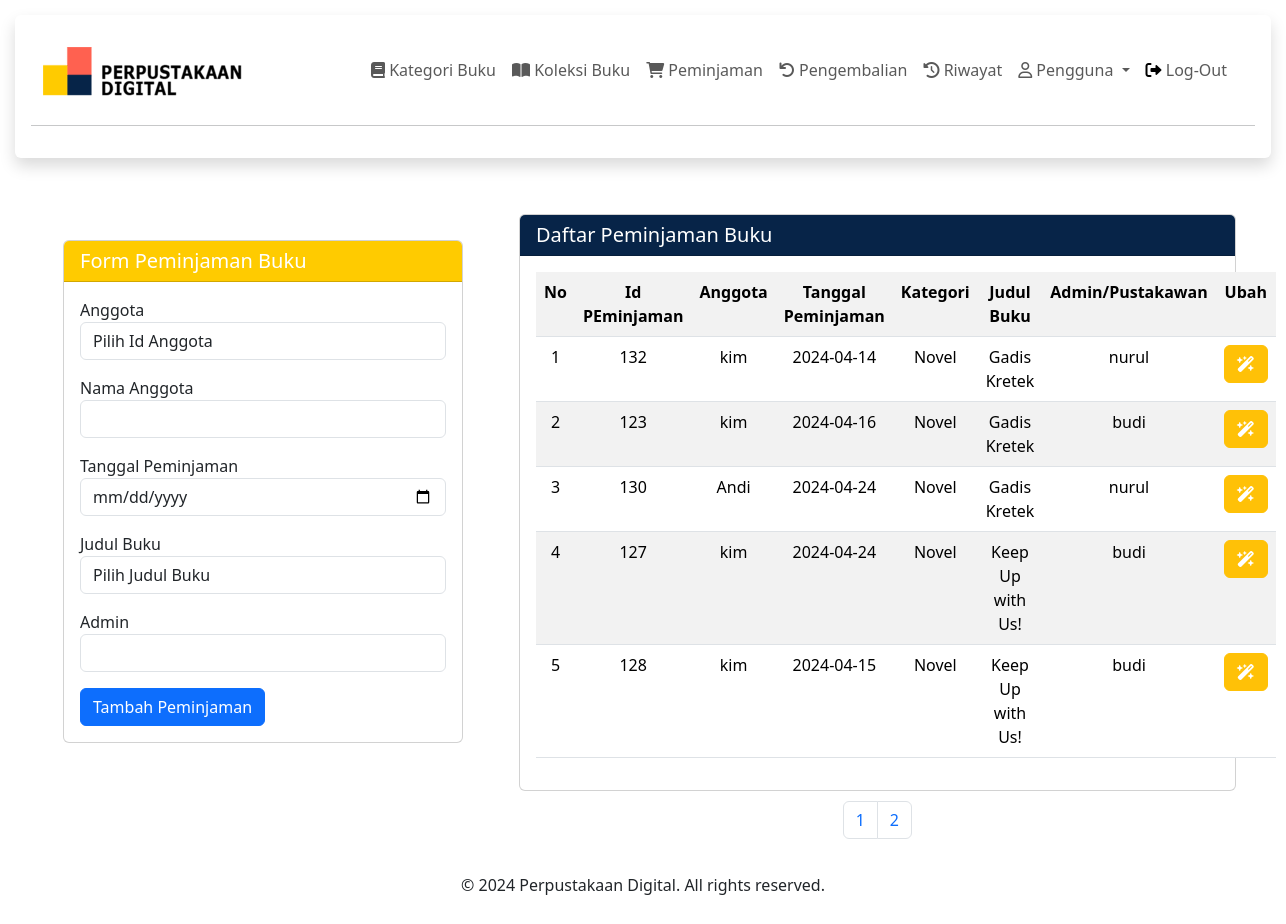
/public/admin/peminjaman/read.php, run on the app's committed database.
### tables this page shows
CREATE TABLE `t_peminjaman` (
  `f_id` int(11) NOT NULL,
  `f_idadmin` int(11) NOT NULL,
  `f_idanggota` int(11) NOT NULL,
  `f_tanggalpeminjaman` date DEFAULT NULL
);

CREATE TABLE `t_anggota` (
  `f_id` int(11) NOT NULL,
  `f_nama` varchar(200) NOT NULL,
  `f_username` varchar(200) NOT NULL,
  `f_password` varchar(200) NOT NULL,
  `f_tempatlahir` varchar(100) DEFAULT NULL,
  `f_tanggallahir` date DEFAULT NULL,
  `t_input` datetime DEFAULT NULL,
  `t_update` datetime DEFAULT NULL
);

CREATE TABLE `t_kategori` (
  `f_id` int(11) NOT NULL,
  `f_kategori` varchar(200) NOT NULL,
  `f_tglupdt` datetime DEFAULT NULL,
  `f_tglinpt` datetime DEFAULT NULL
);

CREATE TABLE `t_buku` (
  `f_id` int(11) NOT NULL,
  `f_idkategori` int(11) NOT NULL,
  `f_judul` varchar(200) NOT NULL,
  `f_gambar` varchar(100) NOT NULL,
  `f_pengarang` varchar(200) NOT NULL,
  `f_penerbit` varchar(200) NOT NULL,
  `f_deskripsi` varchar(500) NOT NULL,
  `f_tglinput` datetime DEFAULT NULL,
  `f_tglupdate` datetime DEFAULT NULL
);

### public/admin/peminjaman/read.php (the view, shortened to what this page needs)
<?php
require '../../../private/function.php';
$adminInfo = $_SESSION['admin'];
$jumlahdataperhalaman = 5;
$totaldata = count(connect("SELECT t_anggota.f_nama AS f_namaanggota, t_kategori.f_kategori,t_peminjaman.f_id, t_peminjaman.f_tanggalpeminjaman, t_buku.f_judul, t_admin.f_nama AS f_namaadmin, t_detailbuku.f_id as f_iddetb
FROM t_peminjaman
INNER JOIN t_admin ON t_peminjaman.f_idadmin=t_admin.f_id
INNER JOIN t_anggota ON t_peminjaman.f_idanggota=t_anggota.f_id
INNER JOIN t_detailpeminjaman ON t_peminjaman.f_id=t_detailpeminjaman.f_idpeminjaman
INNER JOIN t_detailbuku ON t_detailpeminjaman.f_iddetailbuku=t_detailbuku.f_id
INNER JOIN t_buku ON t_detailbuku.f_idbuku=t_buku.f_id
INNER JOIN t_kategori ON t_buku.f_idkategori = t_kategori.f_id ORDER BY t_peminjaman.f_id DESC"));
$jumlahhalaman = ceil ($totaldata / $jumlahdataperhalaman);
if (isset($_GET["halaman"])) {
    $halamanberapa = $_GET["halaman"];
    $awaldata = ($halamanberapa * $jumlahdataperhalaman) - $jumlahdataperhalaman;
} else {
    $awaldata = 0;
}
$peminjaman = connect("SELECT t_anggota.f_nama AS f_namaanggota, t_kategori.f_kategori,t_peminjaman.f_id, t_peminjaman.f_tanggalpeminjaman, t_buku.f_judul, t_admin.f_nama AS f_namaadmin, t_detailbuku.f_id as f_iddetb
FROM t_peminjaman
INNER JOIN t_admin ON t_peminjaman.f_idadmin=t_admin.f_id
INNER JOIN t_anggota ON t_peminjaman.f_idanggota=t_anggota.f_id
INNER JOIN t_detailpeminjaman ON t_peminjaman.f_id=t_detailpeminjaman.f_idpeminjaman
INNER JOIN t_detailbuku ON t_detailpeminjaman.f_iddetailbuku=t_detailbuku.f_id
INNER JOIN t_buku ON t_detailbuku.f_idbuku=t_buku.f_id
INNER JOIN t_kategori ON t_buku.f_idkategori = t_kategori.f_id
LIMIT $awaldata, $jumlahdataperhalaman");
$no = 1 + $awaldata;
?>
<!DOCTYPE html>
<html lang="en">
<head>
</head>
<body>
<div class="shadow p-3 rounded">
<nav class="navbar navbar-expand-lg" id="navbar">
    <div class="container-fluid">
        <div class="collapse navbar-collapse" id="navbarToggler">
            <a href="../index.php">
            <img src="../../../src/images/logo.png" alt="Logo" class="logo_login mt-2" width="200px">
            </a>
            <ul class="navbar-nav ms-auto mb-2 me-2 mb-lg-0">
                <li class="nav-item"><a class="nav-link" href="../kategori/read.php"><i class="fas fa-book"></i> Kategori Buku</a></li>
                <li class="nav-item ">
                    <a class="nav-link" href="../buku/read.php" aria-expanded="false">
                        <i class="fas fa-book-open"></i> Koleksi Buku
                    </a>
                </li>
                <li class="nav-item"><a class="nav-link" href="./read.php"><i class="fas fa-shopping-cart"></i> Peminjaman</a></li>
                <li class="nav-item"><a class="nav-link" href="../pengembalian/read.php"><i class="fas fa-undo"></i> Pengembalian</a></li>
                <li class="nav-item"><a class="nav-link" href="../riwayat/read.php"><i class="fa-solid fa-clock-rotate-left"></i> Riwayat</a></li>
                <li class="nav-item dropdown" id="active">
                    <a class="nav-link dropdown-toggle" href="#" role="button" data-bs-toggle="dropdown" aria-expanded="false">
                        <i class="far fa-user"></i> Pengguna
                    </a>
                </li>
                <li class="nav-item">
                    <a class="nav-link" aria-current="page" href="../index.php">
                        <i class="fa-solid fa-right-from-bracket" style="color: #000000;"></i>
                        Log-Out
                    </a>
                </li>
            </ul>
        </div>
    </div>
</nav>
<hr>
</div>
<main>
<div class="d-flex flex-row mb-5">
<div class="p-4 col-md-5 w-100 mt-auto mb-auto">
  <div class="card mt-5 m-lg-4" id="card">
  <h5 class="card-header" style=" background-color: #ffcb00; color:#ffffff;">Form Peminjaman Buku</h5>
  <div class="card-body" id="card1">
  <div id="form-container position-absolute top-0 start-50 translate-middle">
  <form method="post" enctype="multipart/form-data">
            <div class="mb-3">
                <label for="">Anggota</label><br>
                <select name="f_idanggota" id="id_anggota" onchange="fillNama()" class="form-control">
                    <option value="" disabled selected>Pilih Id Anggota</option>
                </select>
            </div>
            <div class="mb-3">
                <label for="">Nama Anggota</label><br>
                <input class="form-control mb-3" type="text" id="nama" readonly style="cursor: no-drop;">
            </div>
          <div class="mb-3">
            <label for="">Tanggal Peminjaman</label>
            <input class="form-control mb-3" type="date" name="f_tanggalpeminjaman">
          </div>
          <div class="mb-3">
          <label for="">Judul Buku</label><br>
            <select name="f_judul" id=""  class=" form-control">
                <option value="" disabled selected>
                   Pilih Judul Buku
                </option>
            </select>
          </div>
          <label for="">Admin</label><br>
            <input class="form-control mb-3" type="text" value="<?php echo $adminInfo; ?>" readonly style="cursor: no-drop;">
          </div>
          <button type="submit" name="addPeminjaman" class="btn btn-primary">Tambah Peminjaman</button>
  </div>
  </div>
</div>
</div>
  <div class="p-2 col-md-7">
    <div class="card mt-5">
    <h5 class="card-header" style=" background-color: #072448; color:#ffffff;">Daftar Peminjaman Buku</h5>
    <div class="card-body" id="card1">
    <table class="table table-striped w-auto ">
            <tr class="text-center" id="th" >
            <th>No</th>
            <th>Id PEminjaman</th>
            <th>Anggota</th>
            <th>Tanggal Peminjaman</th>
            <th>Kategori</th>
            <th>Judul Buku</th>
            <th>Admin/Pustakawan</th>
            <th>Ubah</th>
            </tr>
            <?php
            foreach($peminjaman  as $row):
            ?>
            <tr class="text-center">
            <td><center><?php echo $no++ ?></center></td>
            <td><center><?php echo $row["f_id"]; ?></center></td>
            <td><center><?php echo $row["f_namaanggota"]; ?></center></td>
            <td><center><?php echo $row["f_tanggalpeminjaman"]; ?></center></td>
            <td><center><?php echo $row["f_kategori"]; ?></center></td>
            <td><center><?php echo $row["f_judul"]; ?></center></td>
            <td><center><?php echo $row["f_namaadmin"]; ?></center></td>
            <td>
                <button type="button" class="btn btn-warning">
                <a href="update.php?id=<?= $row['f_id']; ?>">
                <i class="fa-solid fa-wand-magic-sparkles" style="color: #ffffff;"></i>
                </a>
                </button>
            </td>
            </tr>
            <?php
            endforeach;
            ?>
        </table>
    </div>
    </div>
        <nav class="nav" aria-label="Page navigation example">
                <ul class="pagination">
        <?php for ($i = 1; $i <= $jumlahhalaman; $i++): ?>
            <li class="page-item"><a class="page-link" href="?halaman=<?=$i?>" ><?=$i?></a></li>
        <?php endfor; ?>
                </ul>
        </nav>
    </div>
</main>
<footer>
    <center>
    <p class="footer">&copy; 2024 Perpustakaan Digital. All rights reserved.</p>
    </center>
</footer>
</body>
</html>

### private/function.php (style rules this page uses)
body { padding: 20px; overflow-x: hidden; }
.nav { justify-content: center; margin: 10px; }

### public/admin/peminjaman/read.php (style rules this page uses)
main { display: flex; flex-grow: column; }
#card { width: 50vh; }
body { padding: 15px; }
.nav { justify-content: center; margin: 10px; }

### data on the page
t_peminjaman: f_id "132", f_idanggota.f_nama "kim", f_tanggalpeminjaman "2024-04-14", t_kategori.f_kategori "Novel", t_buku.f_judul "Gadis Kretek", f_idadmin.f_nama "nurul"
t_peminjaman: f_id "123", f_idanggota.f_nama "kim", f_tanggalpeminjaman "2024-04-16", t_kategori.f_kategori "Novel", t_buku.f_judul "Gadis Kretek", f_idadmin.f_nama "budi"
t_peminjaman: f_id "130", f_idanggota.f_nama "Andi", f_tanggalpeminjaman "2024-04-24", t_kategori.f_kategori "Novel", t_buku.f_judul "Gadis Kretek", f_idadmin.f_nama "nurul"
t_peminjaman: f_id "127", f_idanggota.f_nama "kim", f_tanggalpeminjaman "2024-04-24", t_kategori.f_kategori "Novel", t_buku.f_judul "Keep Up with Us!", f_idadmin.f_nama "budi"
t_peminjaman: f_id "128", f_idanggota.f_nama "kim", f_tanggalpeminjaman "2024-04-15", t_kategori.f_kategori "Novel", t_buku.f_judul "Keep Up with Us!", f_idadmin.f_nama "budi"
